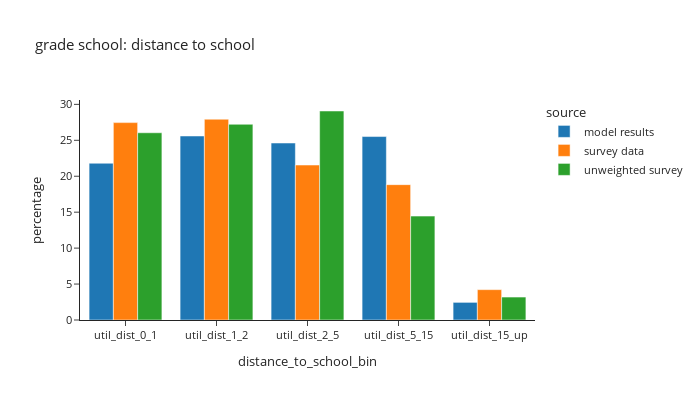
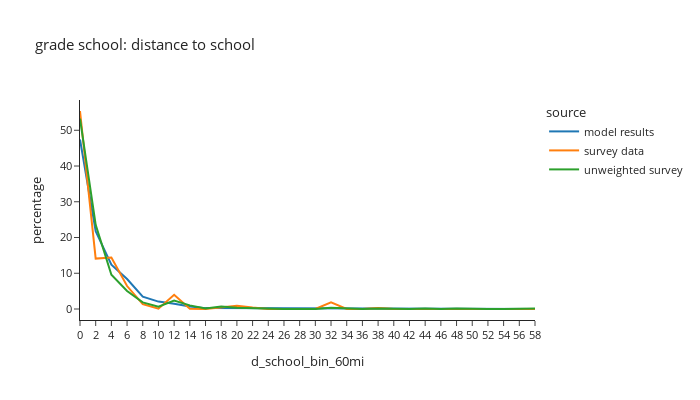

Source (notebook cell) for these figures, in order:
### Code cell
# distance to school: grade school
plot_distance(per_data,'is_gradeschool',"grade school: distance to school")

### Figure 1 — Plotly figure (JSON) as saved in the notebook; plotly's stock layout.template omitted (floating-point values rounded to 4 significant figures)
{"data": [{"alignmentgroup": "True", "hovertemplate": "source=model results<br>distance_to_school_bin=%{x}<br>percentage=%{y}<extra></extra>", "legendgroup": "model results", "marker": {"color": "#1F77B4", "pattern": {"shape": ""}}, "name": "model results", "offsetgroup": "model results", "orientation": "v", "showlegend": true, "textposition": "auto", "type": "bar", "x": ["util_dist_0_1", "util_dist_1_2", "util_dist_2_5", "util_dist_5_15", "util_dist_15_up"], "xaxis": "x", "y": [21.81, 25.6, 24.62, 25.52, 2.453], "yaxis": "y"}, {"alignmentgroup": "True", "hovertemplate": "source=survey data<br>distance_to_school_bin=%{x}<br>percentage=%{y}<extra></extra>", "legendgroup": "survey data", "marker": {"color": "#FF7F0E", "pattern": {"shape": ""}}, "name": "survey data", "offsetgroup": "survey data", "orientation": "v", "showlegend": true, "textposition": "auto", "type": "bar", "x": ["util_dist_0_1", "util_dist_1_2", "util_dist_2_5", "util_dist_5_15", "util_dist_15_up"], "xaxis": "x", "y": [27.46, 27.93, 21.56, 18.83, 4.222], "yaxis": "y"}, {"alignmentgroup": "True", "hovertemplate": "source=unweighted survey<br>distance_to_school_bin=%{x}<br>percentage=%{y}<extra></extra>", "legendgroup": "unweighted survey", "marker": {"color": "#2CA02C", "pattern": {"shape": ""}}, "name": "unweighted survey", "offsetgroup": "unweighted survey", "orientation": "v", "showlegend": true, "textposition": "auto", "type": "bar", "x": ["util_dist_0_1", "util_dist_1_2", "util_dist_2_5", "util_dist_5_15", "util_dist_15_up"], "xaxis": "x", "y": [26.05, 27.23, 29.08, 14.45, 3.193], "yaxis": "y"}], "layout": {"barmode": "group", "font": {"size": 11}, "height": 400, "legend": {"title": {"text": "source"}, "tracegroupgap": 0}, "title": {"text": "grade school: distance to school"}, "width": 700, "xaxis": {"anchor": "y", "domain": [0.0, 1.0], "title": {"text": "distance_to_school_bin"}}, "yaxis": {"anchor": "x", "domain": [0.0, 1.0], "title": {"text": "percentage"}}}}

### Figure 2 — Plotly figure (JSON) as saved in the notebook; plotly's stock layout.template omitted (floating-point values rounded to 4 significant figures)
{"data": [{"hovertemplate": "source=model results<br>d_school_bin_60mi=%{x}<br>percentage=%{y}<extra></extra>", "legendgroup": "model results", "line": {"color": "#1F77B4", "dash": "solid"}, "marker": {"symbol": "circle"}, "mode": "lines", "name": "model results", "orientation": "v", "showlegend": true, "type": "scatter", "x": ["0", "2", "4", "6", "8", "10", "12", "14", "16", "18", "20", "22", "24", "26", "28", "30", "32", "34", "36", "38", "40", "42", "44", "46", "48", "50", "52", "54", "56", "58"], "xaxis": "x", "y": [47.41, 21.74, 12.4, 8.384, 3.453, 2.072, 1.483, 0.7114, 0.2458, 0.2363, 0.2168, 0.2587, 0.3087, 0.2404, 0.2679, 0.1843, 0.1324, 0.106, 0.05797, 0.05043, 0.03275, 0.006834, 0.002121, 0.0, 0.003535, 0.001885, 0.003063, 0.0, 0.0, 0.0], "yaxis": "y"}, {"hovertemplate": "source=survey data<br>d_school_bin_60mi=%{x}<br>percentage=%{y}<extra></extra>", "legendgroup": "survey data", "line": {"color": "#FF7F0E", "dash": "solid"}, "marker": {"symbol": "circle"}, "mode": "lines", "name": "survey data", "orientation": "v", "showlegend": true, "type": "scatter", "x": ["0", "2", "4", "6", "8", "10", "12", "14", "16", "18", "20", "22", "24", "26", "28", "30", "32", "34", "36", "38", "40", "42", "44", "46", "48", "50", "52", "54", "56", "58"], "xaxis": "x", "y": [55.39, 14.1, 14.37, 6.424, 1.353, 0.09318, 3.989, 0.09137, 0.02578, 0.5386, 0.8788, 0.3913, 0.01225, 0.0, 0.0, 0.0, 1.84, 0.01077, 0.0, 0.266, 0.0, 0.0, 0.106, 0.0, 0.106, 0.0, 0.0, 0.0, 0.0, 0.007107], "yaxis": "y"}, {"hovertemplate": "source=unweighted survey<br>d_school_bin_60mi=%{x}<br>percentage=%{y}<extra></extra>", "legendgroup": "unweighted survey", "line": {"color": "#2CA02C", "dash": "solid"}, "marker": {"symbol": "circle"}, "mode": "lines", "name": "unweighted survey", "orientation": "v", "showlegend": true, "type": "scatter", "x": ["0", "2", "4", "6", "8", "10", "12", "14", "16", "18", "20", "22", "24", "26", "28", "30", "32", "34", "36", "38", "40", "42", "44", "46", "48", "50", "52", "54", "56", "58"], "xaxis": "x", "y": [53.28, 23.53, 9.58, 5.042, 1.849, 0.6723, 2.353, 1.008, 0.1681, 0.6723, 0.3361, 0.1681, 0.1681, 0.0, 0.0, 0.0, 0.3361, 0.1681, 0.0, 0.1681, 0.0, 0.0, 0.1681, 0.0, 0.1681, 0.0, 0.0, 0.0, 0.0, 0.1681], "yaxis": "y"}], "layout": {"font": {"size": 11}, "height": 400, "legend": {"title": {"text": "source"}, "tracegroupgap": 0}, "title": {"text": "grade school: distance to school"}, "width": 700, "xaxis": {"anchor": "y", "domain": [0.0, 1.0], "title": {"text": "d_school_bin_60mi"}}, "yaxis": {"anchor": "x", "domain": [0.0, 1.0], "title": {"text": "percentage"}}}}
